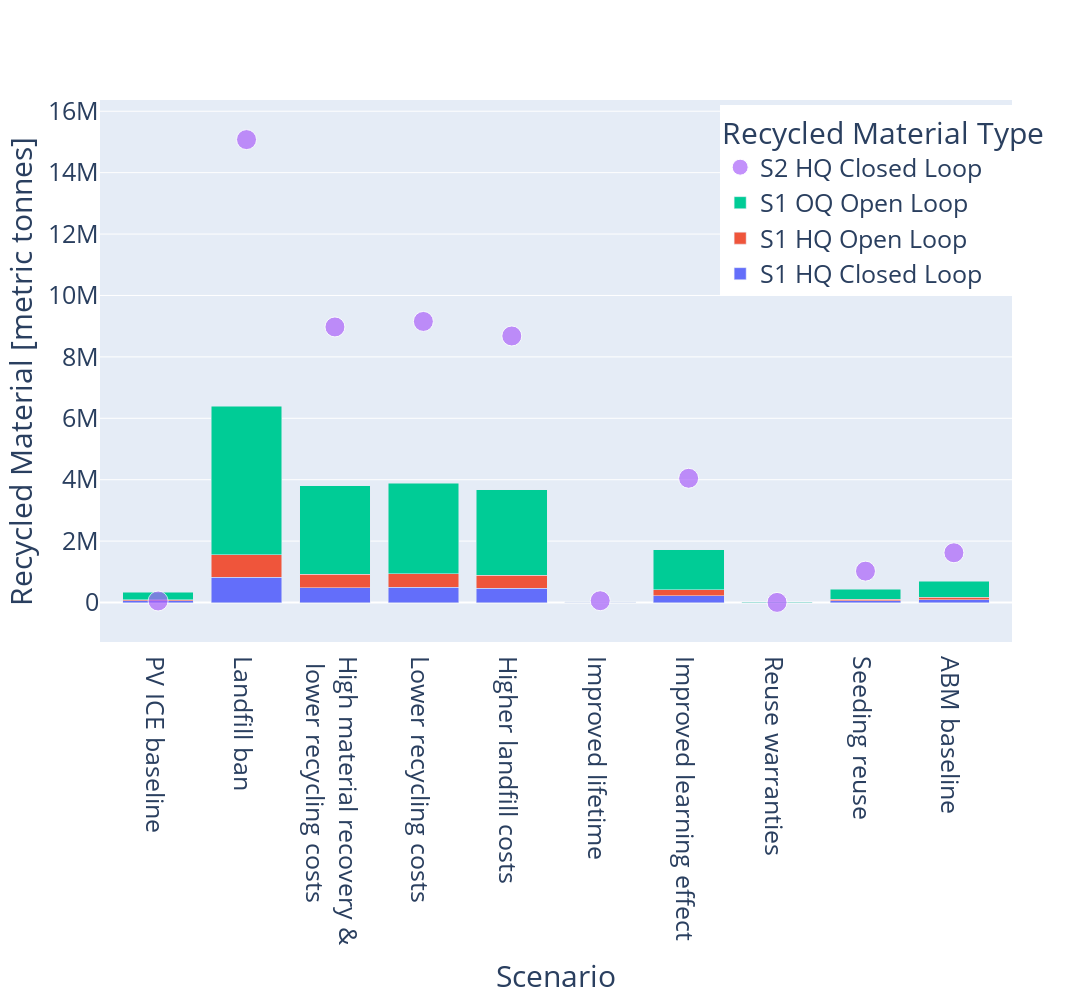

The notebook cell saved with this chart:
### Code cell
#add above graph to recycled material bar chart from simulation 1
#simulation 1 trace
filter_col = [col for col in UScum if (col.startswith(('EOL_Recycled_HQ_into_MFG_Module_ABM_Simulation1','EOL_Recycled_HQ_into_OU_Module_ABM_Simulation1','EOL_Recycled_2_OQ_Module_ABM_Simulation1')))]
df = UScum[filter_col]
df['year'] = list(range(1995,2051))
df = df[df.year.isin([2050])]
df = df.melt(id_vars = 'year')
df = df.drop(columns = ['year'])
df['Scenario'] = pretty_scenarios * 3
df['Recycled_Material_Type'] = ['HQ Closed Loop'] * 10 + ['HQ Open Loop'] * 10 + ['OQ Open Loop'] * 10

hq_closed = list(df[df.Recycled_Material_Type.isin(["HQ Closed Loop"])].loc[:,'value'].values)
hq_open = list(df[df.Recycled_Material_Type.isin(["HQ Open Loop"])].loc[:,'value'].values)
oq_open = list(df[df.Recycled_Material_Type.isin(["OQ Open Loop"])].loc[:,'value'].values)

#simulation 2 trace
filter_col = [col for col in UScum if (col.startswith(('EOL_Recycled_HQ_into_MFG_Module_ABM_Simulation2','EOL_Recycled_HQ_into_OU_Module_ABM_Simulation2','EOL_Recycled_2_OQ_Module_ABM_Simulation2')))]
df2 = UScum[filter_col]
df2['year'] = list(range(1995,2051))
df2 = df2[df2.year.isin([2050])]
df2 = df2.melt(id_vars = 'year')
df2 = df2.drop(columns = ['year'])
df2['Scenario'] = pretty_scenarios * 3
df2['Recycled_Material_Type'] = ['HQ Closed Loop'] * 10 + ['HQ Open Loop'] * 10 + ['OQ Open Loop'] * 10

hq_closed_sim2 = list(df2[df2.Recycled_Material_Type.isin(["HQ Closed Loop"])].loc[:,'value'].values)


fig = go.Figure(data=[
    go.Bar(name='S1 HQ Closed Loop', x=pretty_scenarios, y=hq_closed), 
    go.Bar(name='S1 HQ Open Loop', x=pretty_scenarios, y=hq_open),
    go.Bar(name='S1 OQ Open Loop', x=pretty_scenarios, y=oq_open)
])

fig.add_trace(go.Scatter(x=pretty_scenarios, y=hq_closed_sim2,
                    mode='markers',
                    name='S2 HQ Closed Loop', 
                    marker=dict(size=[20, 20, 20, 20, 20, 20, 20, 20, 20, 20])))


# Change the bar mode
fig.update_layout(barmode='stack', #title_text = 'Simulations 1 & 2: Cumulative Recycled Material at 2050', title_x = 0.5, 
                  xaxis_title="Scenario",
    yaxis_title="Recycled Material [metric tonnes]",
    legend_title="Recycled Material Type")
fig.update_layout(font=dict(size=25), height = 1000, width = 1300)
fig.update_layout(legend=dict(
    yanchor="top",
    y=0.99,
    xanchor="left",
    x=0.68
))
fig.show()

### Figure 1 — Plotly figure (JSON) as saved in the notebook; plotly's stock layout.template omitted (floating-point values rounded to 4 significant figures)
{"data": [{"name": "S1 HQ Closed Loop", "type": "bar", "x": ["PV ICE baseline", "Landfill ban", "High material recovery & <br> lower recycling costs", "Lower recycling costs", "Higher landfill costs", "Improved lifetime", "Improved learning effect", "Reuse warranties", "Seeding reuse", "ABM baseline"], "y": [50050.0, 830000.0, 485000.0, 494600.0, 458900.0, 3894.0, 214900.0, 285.8, 53580.0, 86110.0]}, {"name": "S1 HQ Open Loop", "type": "bar", "x": ["PV ICE baseline", "Landfill ban", "High material recovery & <br> lower recycling costs", "Lower recycling costs", "Higher landfill costs", "Improved lifetime", "Improved learning effect", "Reuse warranties", "Seeding reuse", "ABM baseline"], "y": [39000.0, 728700.0, 435200.0, 443900.0, 422600.0, 2813.0, 196800.0, 203.7, 49850.0, 78830.0]}, {"name": "S1 OQ Open Loop", "type": "bar", "x": ["PV ICE baseline", "Landfill ban", "High material recovery & <br> lower recycling costs", "Lower recycling costs", "Higher landfill costs", "Improved lifetime", "Improved learning effect", "Reuse warranties", "Seeding reuse", "ABM baseline"], "y": [245200.0, 4836000.0, 2884000.0, 2941000.0, 2794000.0, 18970.0, 1302000.0, 1348.0, 329300.0, 521400.0]}, {"marker": {"size": [20, 20, 20, 20, 20, 20, 20, 20, 20, 20]}, "mode": "markers", "name": "S2 HQ Closed Loop", "type": "scatter", "x": ["PV ICE baseline", "Landfill ban", "High material recovery & <br> lower recycling costs", "Lower recycling costs", "Higher landfill costs", "Improved lifetime", "Improved learning effect", "Reuse warranties", "Seeding reuse", "ABM baseline"], "y": [50050.0, 15080000.0, 8975000.0, 9154000.0, 8680000.0, 58400.0, 4046000.0, 3673.0, 1022000.0, 1620000.0]}], "layout": {"barmode": "stack", "font": {"size": 25}, "height": 1000, "legend": {"title": {"text": "Recycled Material Type"}, "x": 0.68, "xanchor": "left", "y": 0.99, "yanchor": "top"}, "width": 1300, "xaxis": {"title": {"text": "Scenario"}}, "yaxis": {"title": {"text": "Recycled Material [metric tonnes]"}}}}
